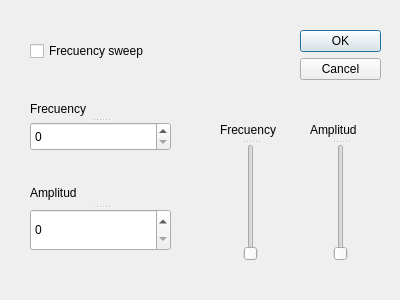
<?xml version="1.0" encoding="UTF-8"?>
<ui version="4.0">
 <class>Tonegenerator_dialog</class>
 <widget class="QDialog" name="Tonegenerator_dialog">
  <property name="geometry">
   <rect>
    <x>0</x>
    <y>0</y>
    <width>400</width>
    <height>300</height>
   </rect>
  </property>
  <property name="windowTitle">
   <string>Dialog</string>
  </property>
  <widget class="QDialogButtonBox" name="buttonBox">
   <property name="geometry">
    <rect>
     <x>300</x>
     <y>30</y>
     <width>81</width>
     <height>61</height>
    </rect>
   </property>
   <property name="orientation">
    <enum>Qt::Vertical</enum>
   </property>
   <property name="standardButtons">
    <set>QDialogButtonBox::Cancel|QDialogButtonBox::Ok</set>
   </property>
  </widget>
  <widget class="QCheckBox" name="sweep_checkBox">
   <property name="geometry">
    <rect>
     <x>30</x>
     <y>40</y>
     <width>141</width>
     <height>22</height>
    </rect>
   </property>
   <property name="text">
    <string>Frecuency sweep</string>
   </property>
  </widget>
  <widget class="QSplitter" name="splitter">
   <property name="geometry">
    <rect>
     <x>30</x>
     <y>100</y>
     <width>141</width>
     <height>51</height>
    </rect>
   </property>
   <property name="orientation">
    <enum>Qt::Vertical</enum>
   </property>
   <widget class="QLabel" name="label">
    <property name="text">
     <string>Frecuency</string>
    </property>
   </widget>
   <widget class="QSpinBox" name="frecuency_spin"/>
  </widget>
  <widget class="QSplitter" name="splitter_2">
   <property name="geometry">
    <rect>
     <x>30</x>
     <y>180</y>
     <width>141</width>
     <height>71</height>
    </rect>
   </property>
   <property name="orientation">
    <enum>Qt::Vertical</enum>
   </property>
   <widget class="QLabel" name="label_2">
    <property name="text">
     <string>Amplitud</string>
    </property>
   </widget>
   <widget class="QSpinBox" name="amplitud_spin"/>
  </widget>
  <widget class="QSplitter" name="splitter_3">
   <property name="geometry">
    <rect>
     <x>220</x>
     <y>120</y>
     <width>61</width>
     <height>141</height>
    </rect>
   </property>
   <property name="orientation">
    <enum>Qt::Vertical</enum>
   </property>
   <widget class="QLabel" name="label_3">
    <property name="text">
     <string>Frecuency</string>
    </property>
   </widget>
   <widget class="QSlider" name="frecuency_slider">
    <property name="orientation">
     <enum>Qt::Vertical</enum>
    </property>
   </widget>
  </widget>
  <widget class="QSplitter" name="splitter_4">
   <property name="geometry">
    <rect>
     <x>310</x>
     <y>120</y>
     <width>61</width>
     <height>141</height>
    </rect>
   </property>
   <property name="orientation">
    <enum>Qt::Vertical</enum>
   </property>
   <widget class="QLabel" name="label_4">
    <property name="text">
     <string>Amplitud</string>
    </property>
   </widget>
   <widget class="QSlider" name="amplitud_slider">
    <property name="orientation">
     <enum>Qt::Vertical</enum>
    </property>
   </widget>
  </widget>
 </widget>
 <resources/>
 <connections>
  <connection>
   <sender>buttonBox</sender>
   <signal>accepted()</signal>
   <receiver>Tonegenerator_dialog</receiver>
   <slot>accept()</slot>
   <hints>
    <hint type="sourcelabel">
     <x>248</x>
     <y>254</y>
    </hint>
    <hint type="destinationlabel">
     <x>157</x>
     <y>274</y>
    </hint>
   </hints>
  </connection>
  <connection>
   <sender>buttonBox</sender>
   <signal>rejected()</signal>
   <receiver>Tonegenerator_dialog</receiver>
   <slot>reject()</slot>
   <hints>
    <hint type="sourcelabel">
     <x>316</x>
     <y>260</y>
    </hint>
    <hint type="destinationlabel">
     <x>286</x>
     <y>274</y>
    </hint>
   </hints>
  </connection>
 </connections>
</ui>
